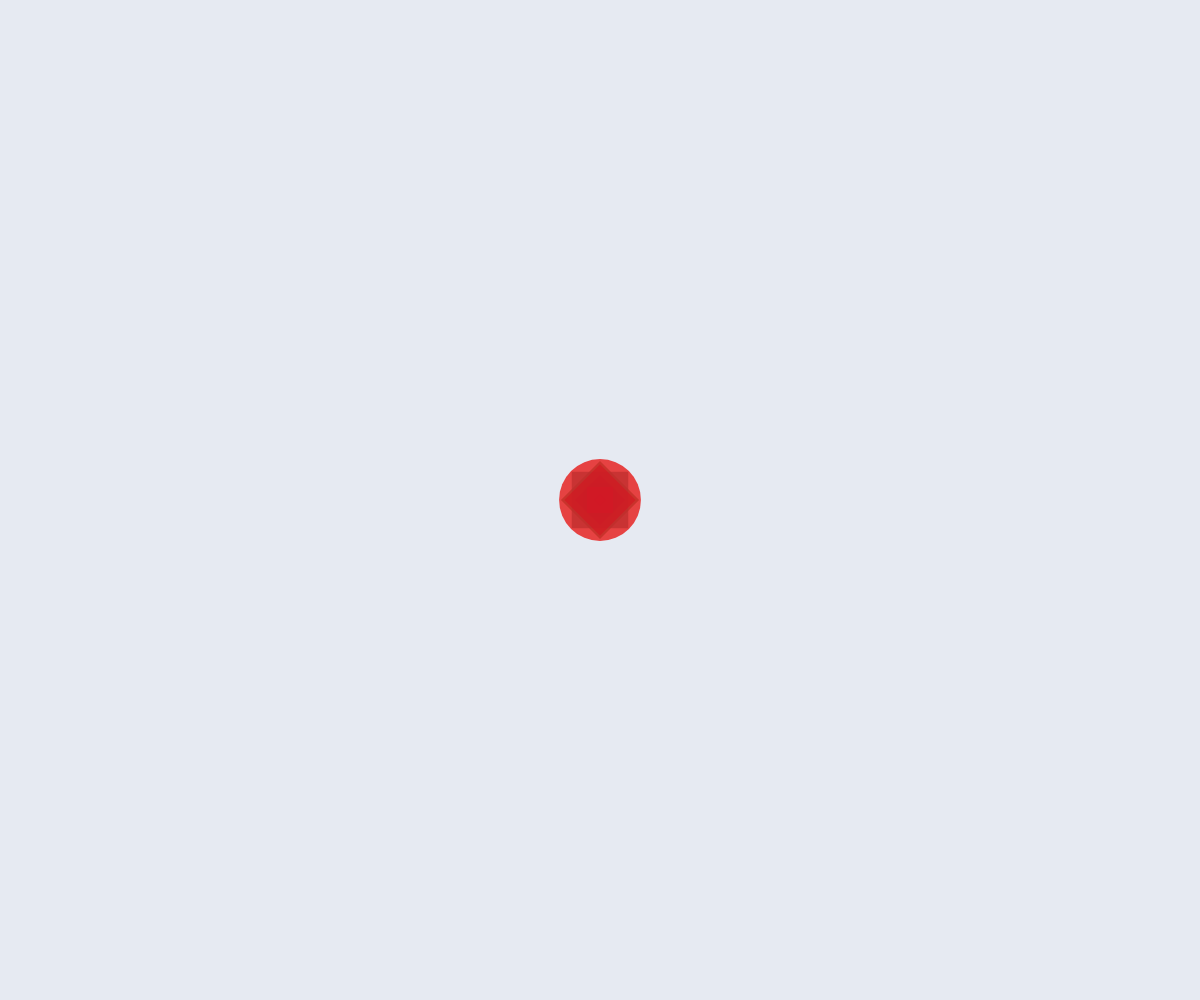
Frame 1 (no input)
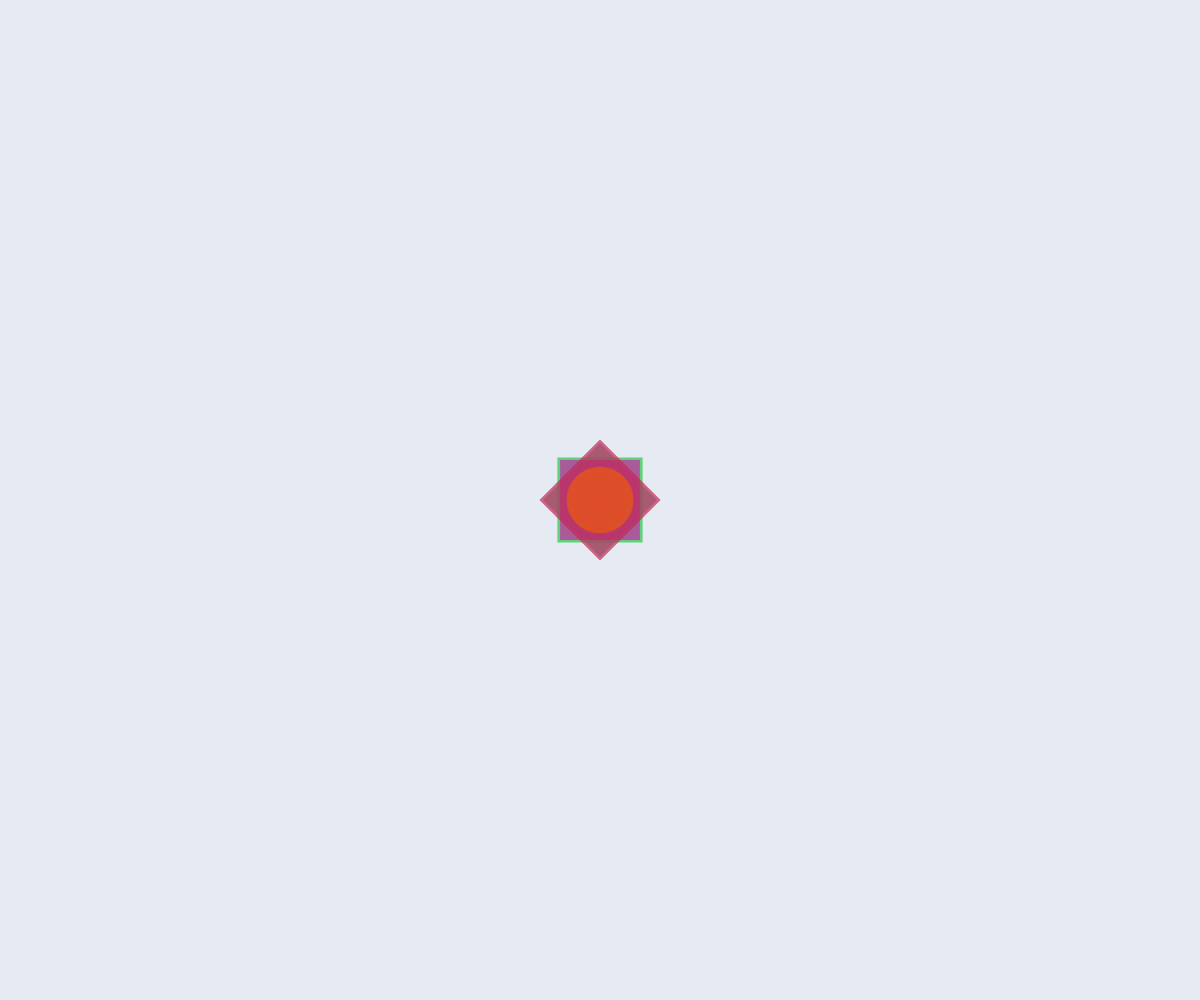
Frame 60 (no input)
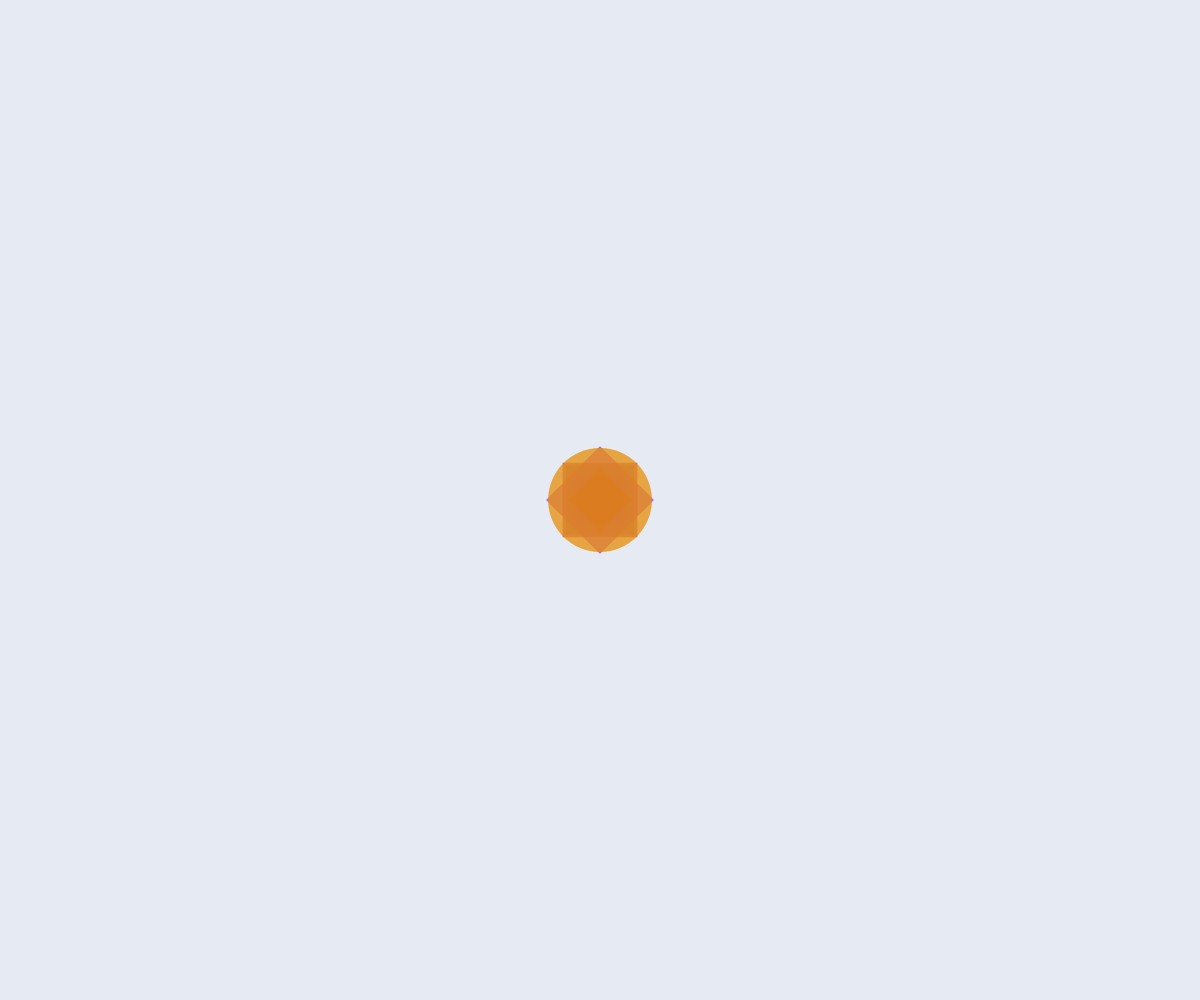
Frame 120 (the mouse pressed at the canvas centre since frame 60)

The p5.js sketch that drew these frames (run headless with seeded random() and noise() and a simulated clock; from frame 60 on, the mouse is pressed at the canvas centre):

// p5.js sketch
// ── sketch.js
let time = 0;
let formType = 0;

function setup() {
  createCanvas(windowWidth, windowHeight);
  colorMode(HSB, 360, 100, 100, 1);
  noStroke();
}

function draw() {
  background(220, 5, 95);
  
  time += 0.02;
  
  // Shift between form types
  if (time % 10 < 1) {
    formType = (formType + 1) % 3;
  }
  
  const cycle = time % 10;
  
  // Energy buildup and release
  const energy = map(sin(cycle), -1, 1, 0.3, 1);
  
  push();
  translate(width/2, height/2);
  
  // Draw multiple layers of forms
  for (let i = 0; i < 8; i++) {
    const angle = TWO_PI * i / 8;
    const size = 50 + sin(cycle + i) * 40;
    
    push();
    rotate(angle);
    
    // Form type selection
    if (formType === 0) {
      // Circular form
      fill((time * 10 + i * 30) % 360, 80, 80 * energy, 0.7);
      ellipse(0, 0, size * energy, size * energy);
    } else if (formType === 1) {
      // Square form
      fill((time * 10 + i * 30 + 120) % 360, 80, 80 * energy, 0.7);
      rectMode(CENTER);
      rect(0, 0, size * energy, size * energy);
    } else {
      // Triangle form
      fill((time * 10 + i * 30 + 240) % 360, 80, 80 * energy, 0.7);
      triangle(0, -size/2 * energy, 
               -size/2 * energy, size/2 * energy,
               size/2 * energy, size/2 * energy);
    }
    
    pop();
  }
  
  // Central oscillating form
  const centralSize = 80 + sin(cycle * 3) * 30;
  fill((time * 15) % 360, 90, 90, 0.8);
  ellipse(0, 0, centralSize, centralSize);
  
  pop();
}

function windowResized() {
  resizeCanvas(windowWidth, windowHeight);
}
